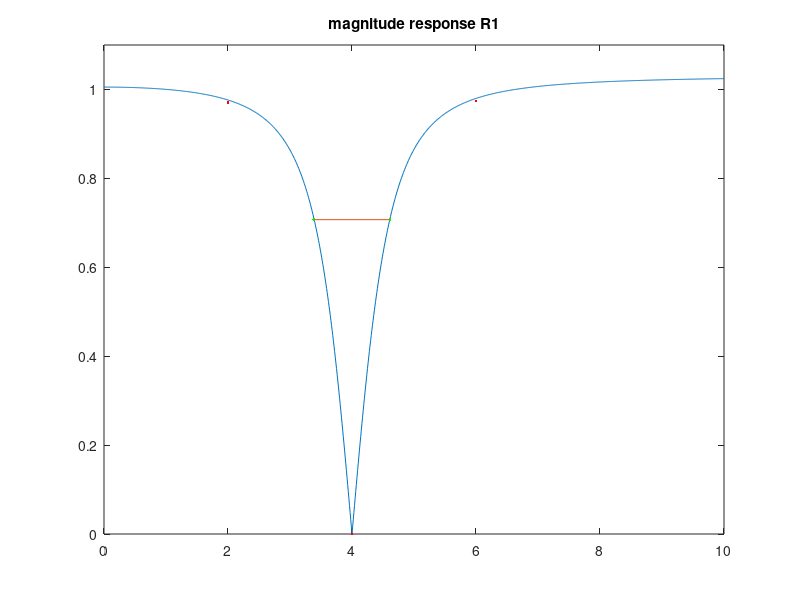
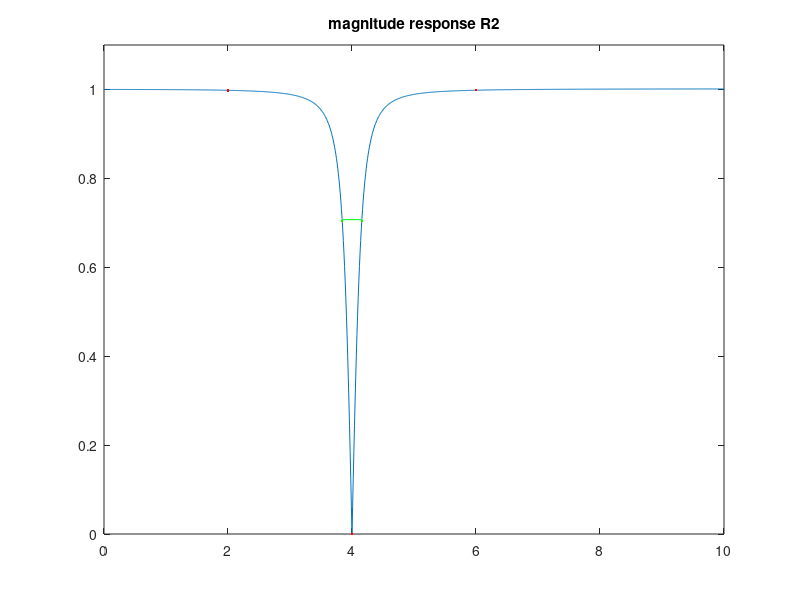
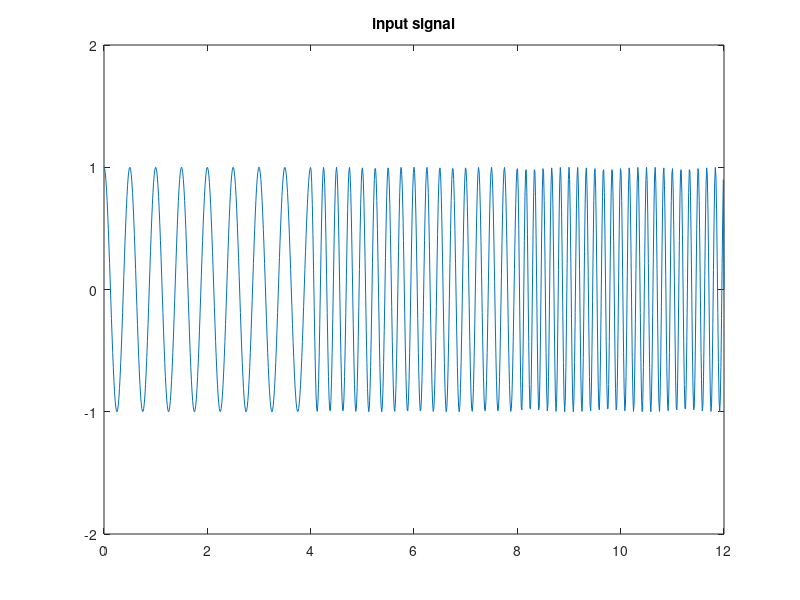

Write MATLAB code to recreate these figures, in order. (Note: this script raises an error after producing the figures.)
%{
%% Problem 1.2

x = [1, 1, 2, 1, 2, 2, 1, 1]';
b = [4, 2.4, -1.6];
a = [1, -0.5, 0.6];
vin = [0;0];

ydirect = direct(b, a, x);
ytran = tran(b, a, x);

[yfilter, voutfilter] = filter(b, a, x);
yfilter = yfilter';

display(ydirect);
display(ytran);
display(yfilter);

[yfilter, voutfilter] = filter(b, a, x);
[ytran, vouttran] = tran(b, a, x);
yfilter = yfilter';

display(vouttran);
display(voutfilter);

%% Problem 1.3

fprintf(' n    x       y       v1        v2\n') 
fprintf('--------------------------------------\n')

for i = 1:length(x) 
    [ytran, vouttran] = tran(b, a, x(i), vin); 
    fprintf('%2i %4i %9.4f %9.4f %9.4f \n', i-1, x(i), ytran(1), vin(1), vin(2)); 
    vin = vouttran;
end

fprintf('%2i %4s %7s   %9.4f %9.4f \n', 8, '-', '-', vin(1), vin(2));
%}
%% Problem 2.1 && 2.2
f = linspace(0,10,1001);
f0 = 4;
fs = 200;
w0 = (2*pi*f0)/fs;
w = (2*pi*f)/fs;
R1 = 0.980;
R2 = 0.995;

G1 = (1 - 2*R1*cos(w0) + R1^2)/(1 - 2*cos(w0) + 1); 
G2 = (1 - 2*R2*cos(w0) + R2^2)/(1 - 2*cos(w0) + 1);

b1 = G1*[1, -2*cos(w0), 1];
a1 = [1, -2*R1*cos(w0), R1^2];
b2 = G2*[1, -2*cos(w0), 1];
a2 = [1, -2*R2*cos(w0), R2^2];

fresp = @(b,a,w) polyval(flip(b),exp(-j*w))./polyval(flip(a),exp(-j*w));
mag = @(b,a,w) abs(fresp(b,a,w));

fprintf('filter 1\n');
fprintf('-----------------------------------\n');
fprintf('b = [ %1.6f %4.6f %4.6f] \n', b1(1), b1(2), b1(3));
fprintf('a = [ %1.6f %4.6f %4.6f] \n\n', a1(1), a1(2), a1(3)); 

fprintf('filter 2\n'); 
fprintf('-----------------------------------\n'); 
fprintf('b = [ %1.6f %4.6f %4.6f] \n', b2(1), b2(2), b2(3)); 
fprintf('a = [ %1.6f %4.6f %4.6f] \n', a2(1), a2(2), a2(3));

%plot of filter 1
f1 = 2;
f2 = 6;
fa = fs/pi*(1-R1);
fLa = f0 - 0.5*fa; 
fRa = f0 + 0.5*fa; 
fL =[fLa+1 fLa-1]; 
fR =[fRa+1 fRa-1];
F = @(f) mag(b1,a1,2*pi*f/fs) - 1/sqrt(2);
fLexact = fzero(F, fL);
fRexact = fzero(F, fR); 
wleft = fLexact*2*pi/fs; 
wright = fRexact*2*pi/fs; 

figure; 
plot(f, G1*mag(b1, a1, w));
hold on;
plot(fLexact, mag(b1, a1, wleft), 'g.', fRexact, mag(b1, a1, wright), 'g.', f1,mag(b1, a1, f1*2*pi/fs), 'r.', f2, mag(b1, a1, f2*2*pi/fs),'r.', f0, mag(b1, a1, f0*2*pi/fs), 'r.'); 
plot([fLexact, fRexact], [mag(b1, a1, wleft), mag(b1, a1, wright)]);
title('magnitude response R1');
xlim([0 10]);
ylim([0 1.1]);
hold off;

error = 100*(abs(fLexact - fLa) + abs(fRexact - fRa))/(fLexact + fRexact);
fprintf('\n\nF1: exact approx\n');
fprintf('------------------\n');
fprintf('fL = %.4f %.4f \n', fLexact, fLa);
fprintf('fR = %.4f %.4f \n', fRexact, fRa);
fprintf('------------------\n')
fprintf('percent error = %.4f%%\n', error);

fa = (fs/pi)*(1-R2);
fLa = f0 - 0.5*fa;
fRa = f0 + 0.5*fa;
fL = [fLa-0.1 fLa+0.1];
fR = [fRa-0.1 fRa+0.1];
F = @(f) mag(b2,a2,2*pi*f/fs) - 1/sqrt(2);
fLexact = fzero(F,fL);
fRexact = fzero(F,fR);
wleft = fLexact*2*pi/fs;
wright = fRexact*2*pi/fs;

figure;
plot(f, mag(b2,a2,w));
hold on;
plot(fLexact, G2*mag(b2, a2, wleft), 'g.', fRexact, G2*mag(b2, a2, wright), 'g.', f1, mag(b2, a2, f1*2*pi/fs), 'r.', f2, mag(b2, a2, f2*2*pi/fs), 'r.', f0, mag(b2, a2, f0*2*pi/fs), 'r.');
plot([fLexact, fRexact], [mag(b2,a2,wleft),mag(b2,a2,wright)], 'g-')
title('magnitude response R2'); 
xlim([0 10]);
ylim([0 1.1]);
hold off;

error = 100*(abs(fLexact - fLa) + abs(fRexact - fRa))/(fLexact + fRexact);
fprintf('\n\nF2: exact approx\n');
fprintf('------------------\n');
fprintf('fL = %.4f %.4f \n', fLexact, fLa);
fprintf('fR = %.4f %.4f \n', fRexact, fRa);
fprintf('------------------\n');
fprintf('percent error = %.4f%%\n', error);

%% Problem 2.3

f0 = 4; 
f1 = 2; 
f2 = 6;
fs = 200;
Ts = 1/fs;

x=@(t) cos(2*pi*f1.*t).*(t >= 0 & t < 4) + cos(2*pi*f0.*t).*(t >= 4 & t < 8) + cos(2*pi*f2.*t).*(t >= 8 & t < 12);

t = linspace(0,12,1001);

figure;
plot(t, x(t));
hold on;
title('input signal');
xlim([0 12]);
ylim([-2 2]);
hold off;

G1 = (1 - 2*R1*cos(w0) + R1^2)/(1 - 2*cos(w0) + 1); 
G2 = (1 - 2*R2*cos(w0) + R2^2)/(1 - 2*cos(w0) + 1);

b1 = G1*[1, -2*cos(w0), 1];
a1 = [1, -2*R1*cos(w0), R1^2];
b2 = G2*[1, -2*cos(w0), 1];
a2 = [1, -2*R2*cos(w0), R2^2];

t = 0:Ts:12;

figure;
y = tran(G1*b1, a1, x(t));
plot(t, y);
hold on;
title('Notch Filter Output, R = 0.980');
xlim([0 12]);
ylim([-2 2]);
hold off;

figure;
y = tran(G2*b2, a2, x(t));
plot(t, y);
hold on;
title('Notch Filter Output, R = 0.995');
xlim([0 12]);
ylim([-2 2]);
hold off;

t_eff1 = Ts * log(0.01)/log(R1);
t_eff2 = Ts * log(0.01)/log(R2);

fprintf(' R       t_eff\n');
fprintf('--------------------\n');
fprintf('%.4f  %2.4f (sec)\n', R1, t_eff1);
fprintf('%.4f  %2.4f (sec)\n\n', R1, t_eff2);